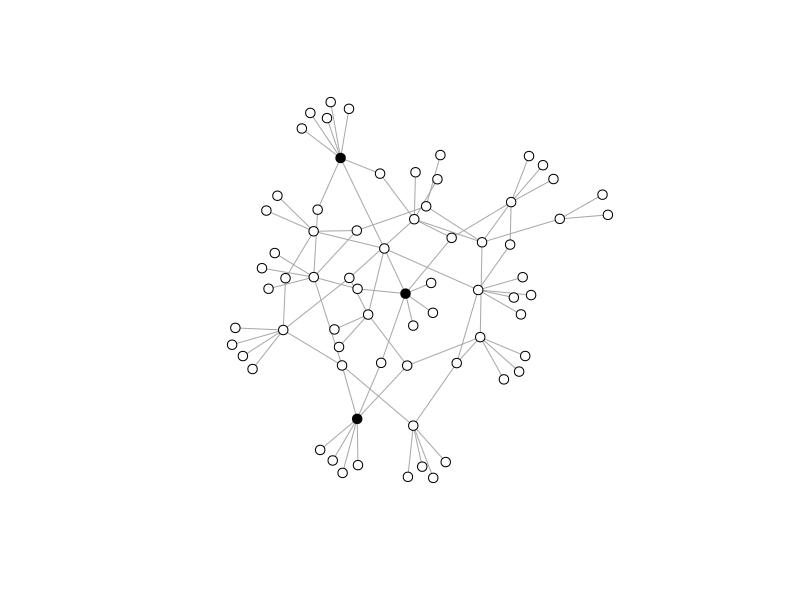

Source code (R):
library(igraph)

# Parameters for the network
num_nodes <- 70   # Total number of nodes
m_parameter <- 3   # Number of edges to attach from a new node to existing nodes

# Generate a scale-free network
g <- barabasi.game(num_nodes, m = m_parameter, directed = FALSE)

# Assign roles to nodes based on degree
degree_dist <- degree(g)
sorted_indices <- order(degree_dist, decreasing = TRUE)
num_ports <- round(0.04 * num_nodes)  # 10% as ports
num_plants <- round(0.2 * num_nodes) # 20% as plants
num_customers <- num_nodes - num_ports - num_plants

# Create a vector for node types: 1 for customers, 2 for plants, 3 for ports
node_types <- c(rep(1, num_customers), rep(2, num_plants), rep(3, num_ports))
node_types <- node_types[sorted_indices]


# Remove inappropriate edges
edges_to_remove <- c()

for (e in E(g)) {
  ends <- ends(g, e)
  if ((node_types[ends[1]] == 1 && node_types[ends[2]] != 2) || 
      (node_types[ends[1]] == 2 && node_types[ends[2]] == 2)) {
    # Collect edge if a customer is connected to another customer or to a port
    # or if a plant is connected to another plant
    edges_to_remove <- c(edges_to_remove, e)
  }
}

# Now delete all collected edges at once
g <- delete_edges(g, edges_to_remove)


# Add edges to ensure connectivity according to the rules
for (i in 1:num_nodes) {
  if (node_types[i] == 1) {
    # Ensure each customer is connected to at least one plant
    if (length(neighbors(g, i, mode = "out")) == 0) {
      potential_plants <- which(node_types == 2)
      g <- add_edges(g, c(i, sample(potential_plants, 1)))
    }
  } 
}

for (i in which(node_types == 2)) {
  connected_ports <- neighbors(g, i, mode = "out")[node_types[neighbors(g, i, mode = "out")] == 3]
  if (length(connected_ports) == 0) {
    potential_ports <- which(node_types == 3)
    g <- add_edges(g, c(i, sample(potential_ports, 1)))
  }
}


degree_distribution <- degree(g)

# Find the top 3 nodes with the highest degree
top_nodes <- order(degree_distribution, decreasing = TRUE)[1:3]

# Create a color vector for the nodes
node_colors <- rep("white", vcount(g))
node_colors[top_nodes] <- "black"


# Plot the graph
plot(g, vertex.color = node_colors, vertex.size = 5, vertex.label = NA,edge.arrow.size = 0.5)